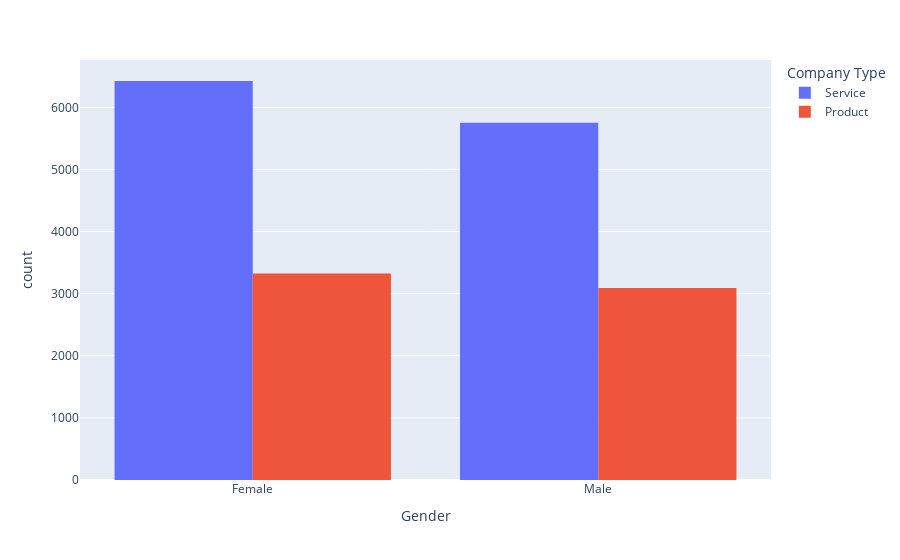

The notebook cell this image was saved under:
### Code cell
fig = px.histogram(df, x='Gender', color='Company Type', barmode='group')
fig.show()

### Figure 1 — Plotly figure (JSON) as saved in the notebook; plotly's stock layout.template omitted (floating-point values rounded to 4 significant figures; data arrays with more than 128 entries replaced by an {"elided": "..."} marker saying what was removed)
{"data": [{"alignmentgroup": "True", "bingroup": "x", "hovertemplate": "Company Type=Service<br>Gender=%{x}<br>count=%{y}<extra></extra>", "legendgroup": "Service", "marker": {"color": "#636efa", "pattern": {"shape": ""}}, "name": "Service", "offsetgroup": "Service", "orientation": "v", "showlegend": true, "type": "histogram", "x": {"elided": "12174 str values"}, "xaxis": "x", "yaxis": "y"}, {"alignmentgroup": "True", "bingroup": "x", "hovertemplate": "Company Type=Product<br>Gender=%{x}<br>count=%{y}<extra></extra>", "legendgroup": "Product", "marker": {"color": "#EF553B", "pattern": {"shape": ""}}, "name": "Product", "offsetgroup": "Product", "orientation": "v", "showlegend": true, "type": "histogram", "x": {"elided": "6416 str values"}, "xaxis": "x", "yaxis": "y"}], "layout": {"barmode": "group", "legend": {"title": {"text": "Company Type"}, "tracegroupgap": 0}, "margin": {"t": 60}, "xaxis": {"anchor": "y", "domain": [0, 1], "title": {"text": "Gender"}}, "yaxis": {"anchor": "x", "domain": [0, 1], "title": {"text": "count"}}}}
